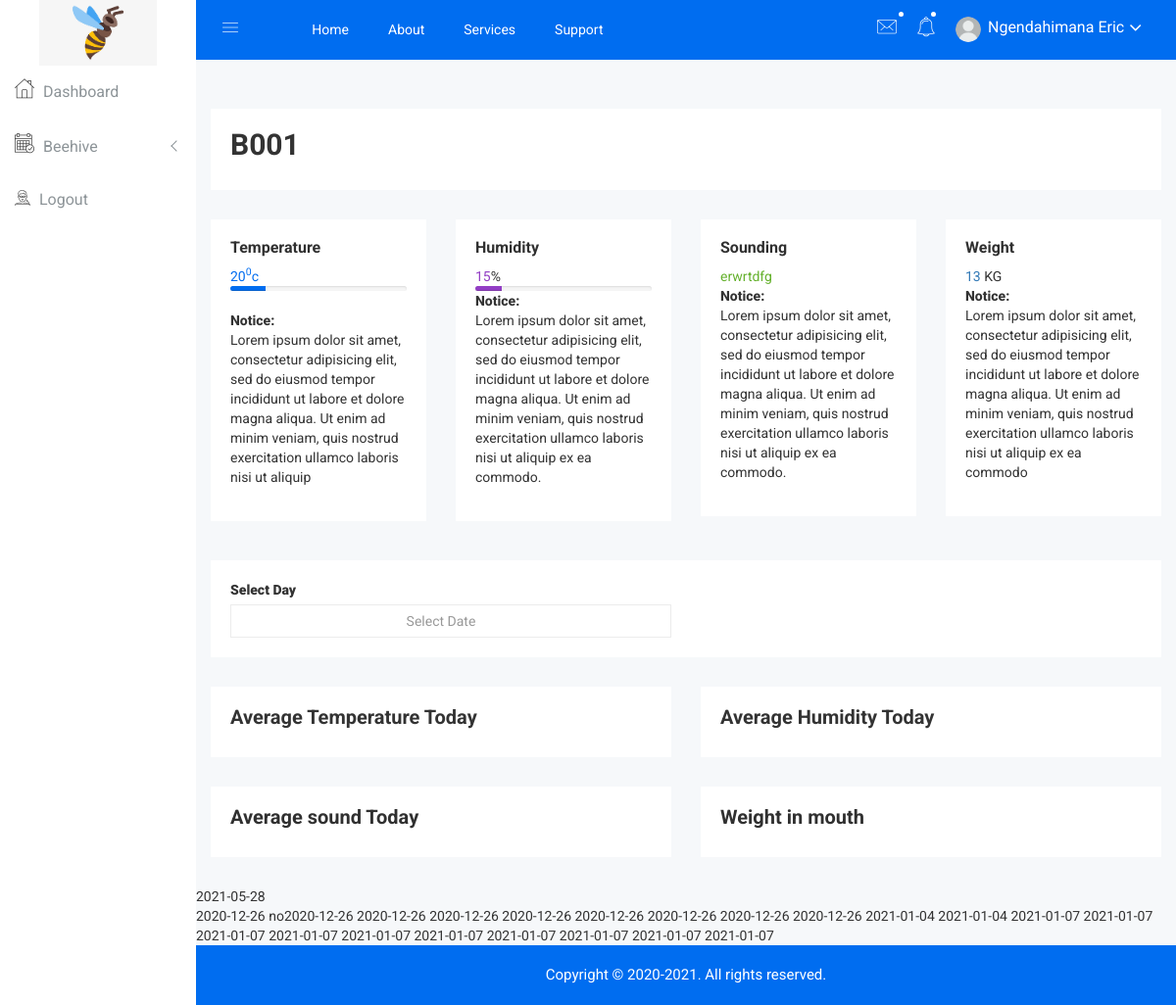
Page /onehive.php?h=B001 (signed in) on the committed database.
### tables this page shows
CREATE TABLE `users` (
  `id` int(11) NOT NULL,
  `email` varchar(50) NOT NULL,
  `phone` varchar(15) NOT NULL,
  `names` varchar(50) NOT NULL,
  `password` text NOT NULL,
  `status` int(11) NOT NULL
);

CREATE TABLE `tempandhum` (
  `id` int(11) NOT NULL,
  `serial_number` text NOT NULL,
  `temperature` int(11) NOT NULL,
  `humidity` int(11) NOT NULL,
  `description` text NOT NULL,
  `status` int(11) NOT NULL,
  `timeoccur` timestamp NOT NULL DEFAULT CURRENT_TIMESTAMP
);

CREATE TABLE `sound` (
  `id` int(11) NOT NULL,
  `serial_number` text NOT NULL,
  `sound` int(11) NOT NULL,
  `description` text NOT NULL,
  `status` int(11) NOT NULL,
  `timeoccur` timestamp NOT NULL DEFAULT CURRENT_TIMESTAMP
);

CREATE TABLE `weight` (
  `id` int(11) NOT NULL,
  `serial_number` text NOT NULL,
  `weight` int(11) NOT NULL,
  `description` text NOT NULL,
  `status` int(11) NOT NULL,
  `timeoccur` timestamp NOT NULL DEFAULT CURRENT_TIMESTAMP ON UPDATE CURRENT_TIMESTAMP
);

### onehive.php (the view, shortened to what the rows shown need)
<?php require_once 'header.php'; ?>
<?php
      require_once 'class/Hive.php';
      $h=$_GET['h'];
      $hive=new Hive($con,$h);
 ?>
            <div class="breadcome-area">
                <div class="container-fluid">
                    <div class="row">
                        <div class="col-lg-12 col-md-12 col-sm-12 col-xs-12">
                            <div class="breadcome-list single-page-breadcome">
                                <div class="row">
                                    <div class="col-lg-6 col-md-6 col-sm-6 col-xs-12">
                                        <div class="breadcome-heading">
                                          <h2>B001</h2>
                                        </div>
                                    </div>
                                </div>
                            </div>
                        </div>
                    </div>
                </div>
            </div>
        </div>
           <div class="analytics-sparkle-area">
            <div class="container-fluid">
                <div class="row">
                    <div class="col-lg-3 col-md-6 col-sm-6 col-xs-12">
                        <div class="analytics-sparkle-line reso-mg-b-30">
                            <div class="analytics-content">
                                <span class="text-success"><span class="counter"><?=$hive->getCurrentTemp()?></span><span><sup>0</sup>c</span></span>
                                <br>
                            </div>
                        </div>
                    </div>
                    <div class="col-lg-3 col-md-6 col-sm-6 col-xs-12">
                        <div class="analytics-sparkle-line reso-mg-b-30">
                            <div class="analytics-content">
                                <h5>Humidity</h5>
                                <span class="text-danger counter"><?=$hive->getCurrentHumidity()?></span><span>%</span>
                                <div class="progress m-b-0">
                                    <div class="progress-bar progress-bar-danger" role="progressbar" aria-valuenow="50" aria-valuemin="0" aria-valuemax="100" style="width:<?=$hive->getCurrentHumidity()?>%;"> <span class="sr-only">230% Complete</span> </div>
                                </div>
                                 <div><span style="font-weight: 800">Notice:</span>
                                    <p>Lorem ipsum dolor sit amet, consectetur adipisicing elit, sed do eiusmod
           quis nostrud exercitation ullamco laboris nisi ut aliquip ex ea commodo.</p>
                                </div>
                            </div>
                        </div>
                    </div>
                    <div class="col-lg-3 col-md-6 col-sm-6 col-xs-12">
                        <div class="analytics-sparkle-line reso-mg-b-30 table-mg-t-pro dk-res-t-pro-30">
                            <div class="analytics-content">
                                <h5>Sounding</h5>
                                <span class="text-info"><?=$hive->getCurrentSound()?></span>
                            </div>
                        </div>
                    </div>
                    <div class="col-lg-3 col-md-6 col-sm-6 col-xs-12">
                        <div class="analytics-sparkle-line table-mg-t-pro dk-res-t-pro-30">
                            <div class="analytics-content">
                                <h5>Weight</h5>
                                <span class="counter text-primary"><?=$hive->getCurrentWeight()?></span> <span>KG</span>
                            </div>
                        </div>
                    </div>
                </div>
            </div>
        </div><br>
   <div class="breadcome-area">
            </div>
        <div class="sparkline-area mg-b-15">
            <div class="container-fluid">
                <div class="row">
                    <div class="col-lg-6 col-md-6 col-sm-6 col-xs-12">
                        <div class="about-sparkline responsive-mg-b-30">
                            <div class="sparkline-hd">
                                <div class="main-spark-hd">
                                    <h1>Average Temperature Today</h1>
                                </div>
                            </div>
                        </div>
                    </div>
                    <div class="col-lg-6 col-md-6 col-sm-6 col-xs-12">
                        <div class="sparkline-list">
                            <div class="smart-sparkline-hd">
                                <div class="smart-main-spark-hd">
                                   <h1>Average Humidity Today</h1>
                                </div>
                            </div>
                        </div>
                    </div>
                </div>
            </div>
        </div>
        <div class="pie-bar-line-area mg-tb-30">
            <div class="container-fluid">
                <div class="row">
                    <div class="col-lg-6 col-md-6 col-sm-6 col-xs-12">
                        <div class="sparkline7-list responsive-mg-b-30">
                            <div class="sparkline7-hd">
                                <div class="main-spark7-hd">
                                   <h1>Average sound Today</h1>
                                </div>
                            </div>
                        </div>
                    </div>
                    <div class="col-lg-6 col-md-6 col-sm-6 col-xs-12">
                        <div class="sparkline8-list">
                            <div class="sparkline8-hd">
                                <div class="main-sparkline8-hd">
                                    <h1>Weight in mouth</span></h1>
                                </div>
                            </div>
                        </div>
                    </div>
                </div>
            </div>
        </div>
        <?php $now= date("Y-m-d ");
$d=strtotime("2020-12-26 17:08:26");
 $d2=date("Y-m-d ", $d);
 echo $now."<br>";
 echo $d2;
if ($d2==$now) {
    echo "yes";
 }
 else{
    echo "no";
 }
 $serialnuber="B001";
       $query = $con->prepare("SELECT * FROM tempandhum WHERE serial_number = :un ");
        $query->bindParam(":un", $serialnuber);
        $query->execute();
       foreach ($query as $row) {
        echo  $d2=date("Y-m-d " ,strtotime( $row['timeoccur']));
       }
        ?>
        <div class="footer-copyright-area">
        </div>
    </div>
</body>
</html>

### header.php (shortened to what the rows shown need)
<?php
require_once 'config.php';
require_once 'class/User.php';
if (!User::isLoggedIn()) {
    header("Location:logout.php");
    exit();
}
else{
    $user=new User($con,$_SESSION["userLoggedIn"]);
}
?>
<!DOCTYPE html>
<html class="no-js" lang="en">
<head>
    <link rel="stylesheet" href="css/bootstrap.min.css">
    <link rel="stylesheet" href="css/font-awesome.min.css">
    <link rel="stylesheet" href="css/owl.carousel.css">
    <link rel="stylesheet" href="css/owl.theme.css">
    <link rel="stylesheet" href="css/owl.transitions.css">
    <link rel="stylesheet" href="css/animate.css">
    <link rel="stylesheet" href="css/normalize.css">
    <link rel="stylesheet" href="css/meanmenu.min.css">
    <link rel="stylesheet" href="css/main.css">
    <link rel="stylesheet" href="css/educate-custon-icon.css">
    <link rel="stylesheet" href="css/morrisjs/morris.css">
    <link rel="stylesheet" href="css/scrollbar/jquery.mCustomScrollbar.min.css">
    <link rel="stylesheet" href="css/metisMenu/metisMenu.min.css">
    <link rel="stylesheet" href="css/metisMenu/metisMenu-vertical.css">
    <link rel="stylesheet" href="css/calendar/fullcalendar.min.css">
    <link rel="stylesheet" href="css/calendar/fullcalendar.print.min.css">
    <link rel="stylesheet" href="css/c3/c3.min.css">
    <link rel="stylesheet" href="style.css">
    <link rel="stylesheet" href="css/responsive.css">
    <link rel="stylesheet" href="css/datapicker/datepicker3.css">
</head>
<body>
    <div class="left-sidebar-pro">
        <nav id="sidebar" class="">
        </nav>
    </div>
    <div class="all-content-wrapper">
        <div class="header-advance-area">
            <div class="header-top-area">
                <div class="container-fluid">
                    <div class="row">
                        <div class="col-lg-12 col-md-12 col-sm-12 col-xs-12">
                            <div class="header-top-wraper">
                                <div class="row">
                                    <div class="col-lg-5 col-md-5 col-sm-12 col-xs-12">
                                        <div class="header-right-info">
                                            <ul class="nav navbar-nav mai-top-nav header-right-menu">
                                                <li class="nav-item">
                                                    <a href="#" data-toggle="dropdown" role="button" aria-expanded="false" class="nav-link dropdown-toggle">
															<img src="img/product/pro4.jpg" alt="" />
															<span class="admin-name"><?=$user->getNames();?></span>
															<i class="fa fa-angle-down edu-icon edu-down-arrow"></i>
														</a>
                                                </li>
                                            </ul>
                                        </div>
                                    </div>
                                </div>
                            </div>
                        </div>
                    </div>
                </div>
            </div>

### rows in the picture
users: names "Ngendahimana Eric"
tempandhum: temperature "20", humidity "15", timeoccur "2021-01-07"
sound: description "erwrtdfg"
weight: weight "13"
tempandhum: timeoccur "2020-12-26"
tempandhum: timeoccur "2020-12-26"
tempandhum: timeoccur "2020-12-26"
tempandhum: timeoccur "2020-12-26"
tempandhum: timeoccur "2020-12-26"
tempandhum: timeoccur "2020-12-26"
tempandhum: timeoccur "2020-12-26"
tempandhum: timeoccur "2020-12-26"
tempandhum: timeoccur "2021-01-04"
tempandhum: timeoccur "2021-01-04"
tempandhum: timeoccur "2021-01-07"
tempandhum: timeoccur "2021-01-07"
tempandhum: timeoccur "2021-01-07"
tempandhum: timeoccur "2021-01-07"
tempandhum: timeoccur "2021-01-07"
tempandhum: timeoccur "2021-01-07"
tempandhum: timeoccur "2021-01-07"
tempandhum: timeoccur "2021-01-07"
tempandhum: timeoccur "2021-01-07"
